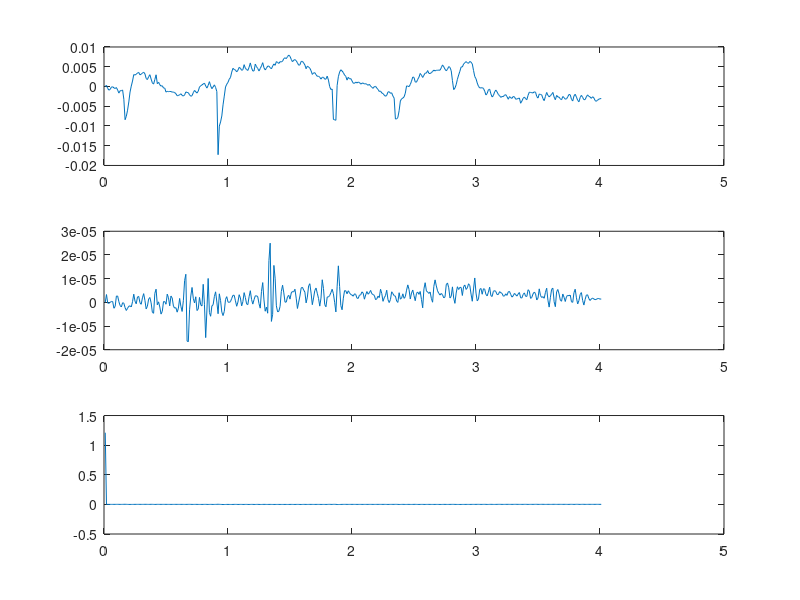
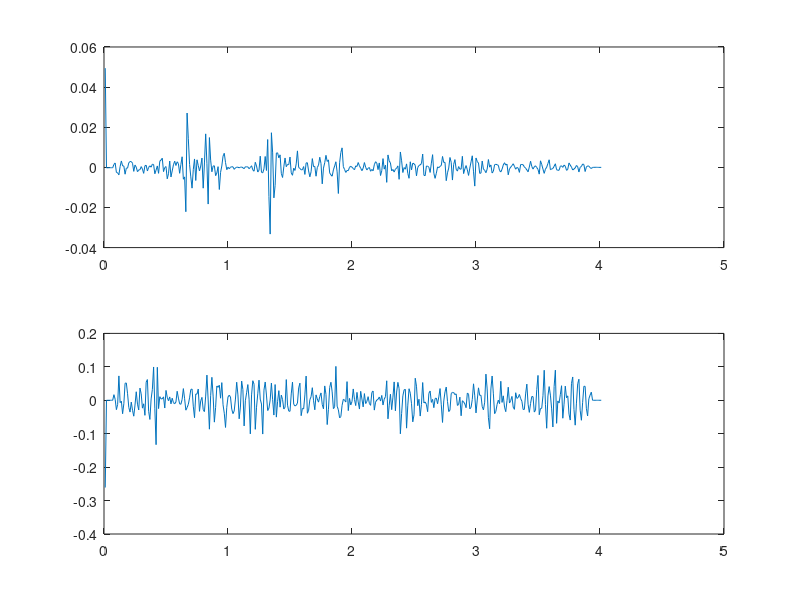
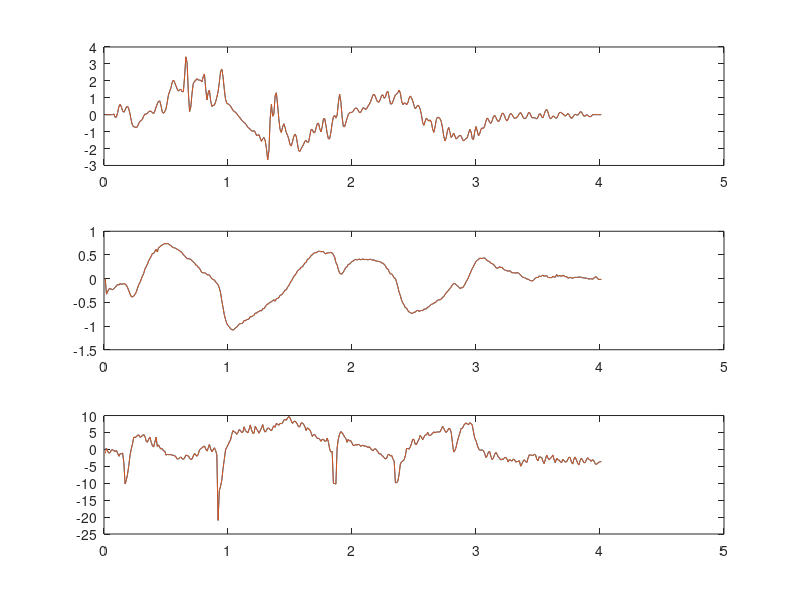
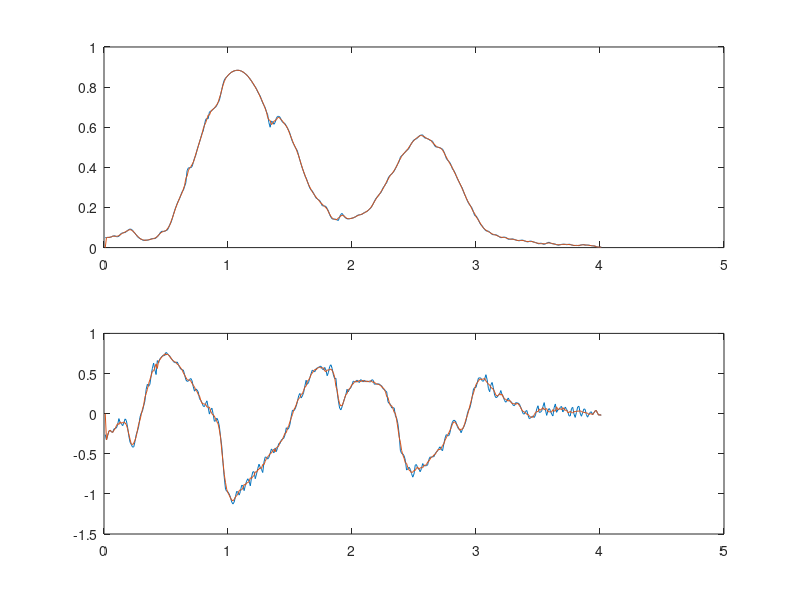

MATLAB code for these plots, in order:
%% Initialization
clear;
close all;
clc;


%% Load data
load ardrone2FlightData5_UZeroed_estNoises.mat;


%% Calculate process and measurement noise
wt = D*xt - At*xt - Bt*ut;
zt = yt - Ct*xt;

Dxt = D*xt;
AtxtBtut = At*xt + Bt*ut;
Ctxt = Ct*xt;


%% Determine noise characteristics of process and measurement noise
figure('Name','Process noise');
subplot(3,1,1);
plot(t,wt(1,:));
subplot(3,1,2);
plot(t,wt(2,:));
subplot(3,1,3);
plot(t,wt(3,:));

figure('Name','Measurement noise');
subplot(2,1,1);
plot(t,zt(1,:));
subplot(2,1,2);
plot(t,zt(2,:));


figure('Name','Generalized next state');
subplot(3,1,1);
plot(t,Dxt(1,:));
hold on;
plot(t,AtxtBtut(1,:));
subplot(3,1,2);
plot(t,Dxt(2,:));
hold on;
plot(t,AtxtBtut(2,:));
subplot(3,1,3);
plot(t,Dxt(3,:));
hold on;
plot(t,AtxtBtut(3,:));

figure('Name','Generalized next output');
subplot(2,1,1);
plot(t,yt(1,:));
hold on;
plot(t,Ctxt(1,:));
subplot(2,1,2);
plot(t,yt(2,:));
hold on;
plot(t,Ctxt(2,:));


figure('Name','State');
subplot(3,1,1);
plot(t,xt(1,:));
subplot(3,1,2);
plot(t,xt(2,:));
subplot(3,1,3);
plot(t,xt(3,:));

figure('Name','State der 1');
subplot(3,1,1);
plot(t,xt(4,:));
subplot(3,1,2);
plot(t,xt(5,:));
subplot(3,1,3);
plot(t,xt(6,:));

figure('Name','State der 2');
subplot(3,1,1);
plot(t,xt(7,:));
subplot(3,1,2);
plot(t,xt(8,:));
subplot(3,1,3);
plot(t,xt(9,:));

figure('Name','State der 3');
subplot(3,1,1);
plot(t,xt(10,:));
subplot(3,1,2);
plot(t,xt(11,:));
subplot(3,1,3);
plot(t,xt(12,:));
